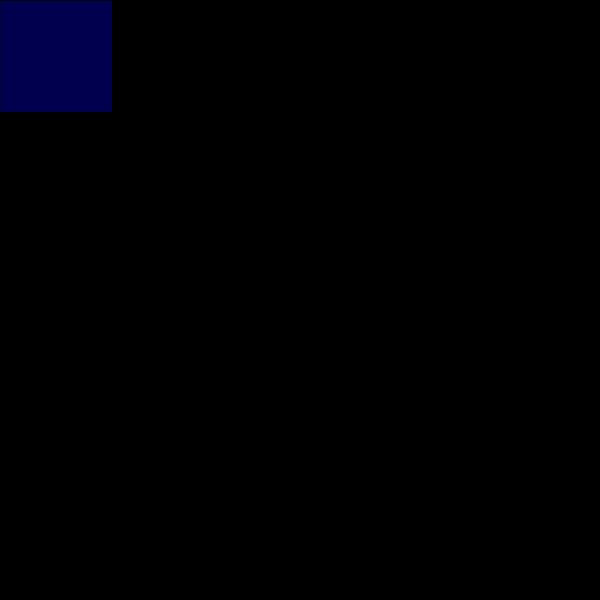
Frame 1 (no input)
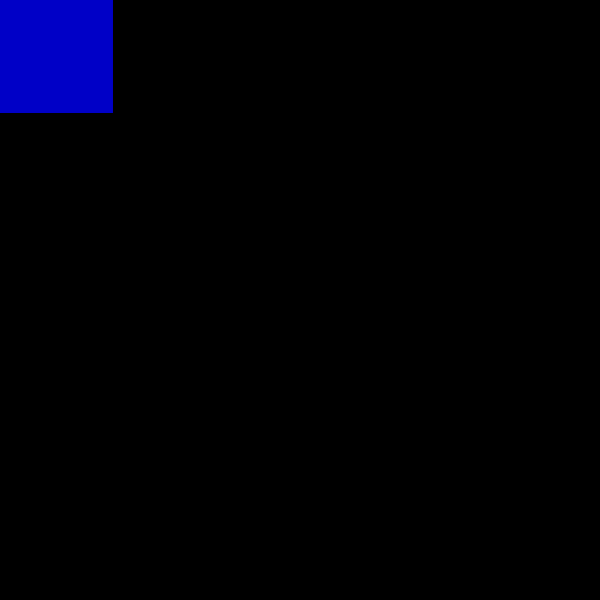
Frame 60 (no input)
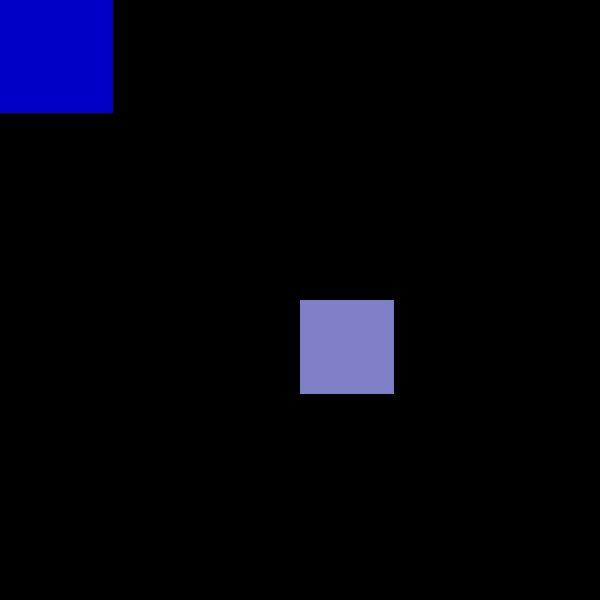
Frame 120 (the mouse pressed at the canvas centre since frame 60)

The p5.js sketch that drew these frames (run headless with seeded random() and noise() and a simulated clock; from frame 60 on, the mouse is pressed at the canvas centre):

// p5.js sketch
// ── sketch.js
function setup() {
 createCanvas(600,600);
 background(0);
}

function draw() {

 var cx = map(mouseX,0,width,0,255);
 var cy = map(mouseY,0,height,0,255);
 var nsize = width/8+cos(mouseY*PI/180)*width/16;

 //互動
    fill(cx,cy,200,100);
    square(mouseX,mouseY,nsize);
    noStroke();
}
